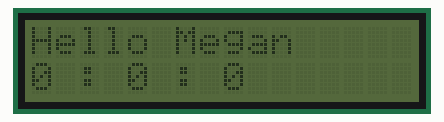
A program run on a simulated Raspberry Pi (BCM pin numbers). On the bench: 16×2 character LCD. What the program prints to the terminal is not drawn. At 8.4 s the program stops and its outputs stay as they are.

Above: at 0.2 s.
At 1.2 s:
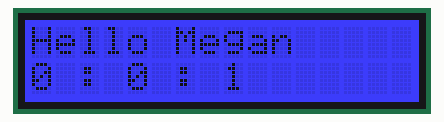
At 2.2 s:
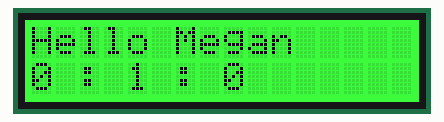
At 3.3 s:
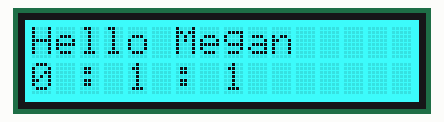
At 5.4 s:
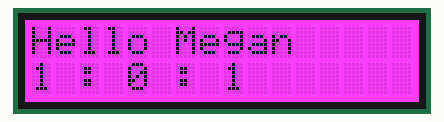
At 7.5 s:
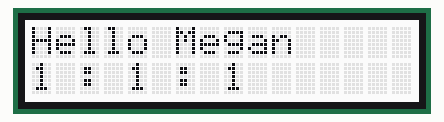

The program:

testLcd.py
```python
#! /usr/bin/python

import sys
import Adafruit_CharLCD as LCD
from time import sleep, strftime

if __name__ == u"__main__":

    # Sleep time
    TS = 1

    lcd = LCD.Adafruit_CharLCDPlate()
    lcd.clear()
    lcd.set_color(0, 0, 0)
    lcd.set_backlight(1)
    lcd.message(u"Hello World\n0 : 0 : 0")

    for r in range(0, 2):
        for g in range(0, 2):
            for b in range(0, 2):
                lcd.clear()
                lcd.set_color(r, g, b)
                color = u"Hello Megan\n%d : %d : %d" % (r, g, b)
                lcd.message(color)
                print(u"%d : %d : %d" % (r,g,b))
                sleep(TS)
```

Measured:
- what the display in image 1 shows lasts 1.0 s, from 1.2 s to 2.2 s
